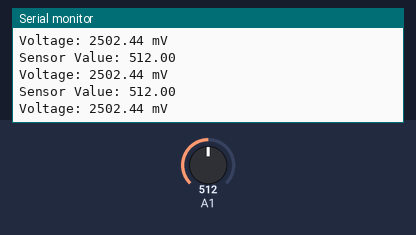
Simulated run of this sketch. Board: Arduino Uno, built with avr-gcc and run on an emulated ATmega328P. On the bench: the last lines printed to the serial monitor. Inputs (shaded band) come from the test bench; at power-on: A1 = 512.

Above: at 1.2 s.
1.3 s: A1 set to 214
At 2.4 s:
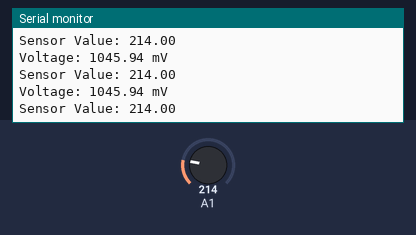
4.3 s: A1 set to 197
At 4.9 s:
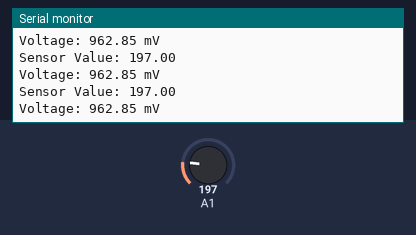
11.8 s: A1 set to 105
At 12.4 s:
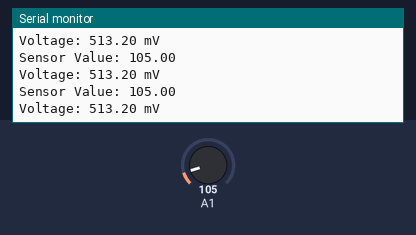
13.3 s: A1 set to 92
At 14.1 s:
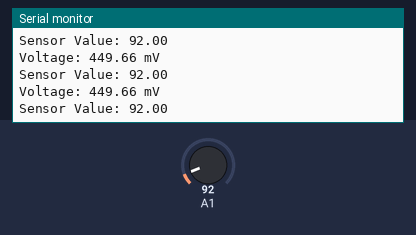
Timing chart, 0 to 16.3 s (numbered marks = the images above; inputs shaded):
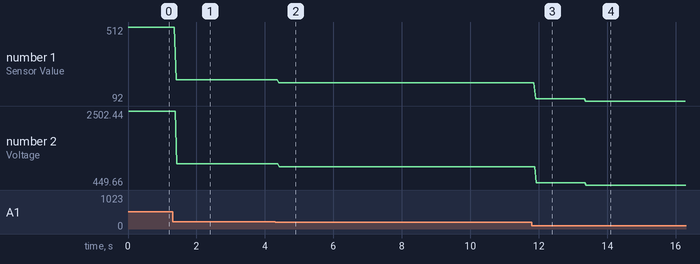

The sketch:

ESP32.ino
```cpp
void setup()
{
  Serial.begin(9600);
}

// Reads in the sensor data from the myoware myo-sensor
void loop()
{
  float sensorValue = analogRead(A1);
  float millivolt = (sensorValue/1023)*5;

  Serial.print("Sensor Value: ");
  Serial.println(sensorValue);

  Serial.print("Voltage: ");
  Serial.print(millivolt*1000);
  Serial.println(" mV");
  Serial.println("");
  delay(1);
}
```

Measured:
- the behaviour switches between 205 and 204 on A1 (found by bisection; images 1 and 2)
- the behaviour switches between 100 and 99 on A1 (found by bisection; images 3 and 4)
- after the input at 1.3 s, the serial monitor: prints a new line after 0.10 s (image 1)
- after the input at 4.3 s, the serial monitor: prints a new line after 0.10 s (image 2)
- after the input at 11.8 s, the serial monitor: prints a new line after 0.10 s (image 3)
- after the input at 13.3 s, the serial monitor: prints a new line after 0.07 s (image 4)
- plotted number 1: 512 → 214 after the input at 1.3 s, 214 → 197 after the input at 4.3 s, 197 → 105 after the input at 11.8 s, 105 → 92 after the input at 13.3 s
- plotted number 2: 2502.44 → 1045.94 after the input at 1.3 s, 1045.94 → 962.85 after the input at 4.3 s, 962.85 → 513.2 after the input at 11.8 s, 513.2 → 449.66 after the input at 13.3 s
